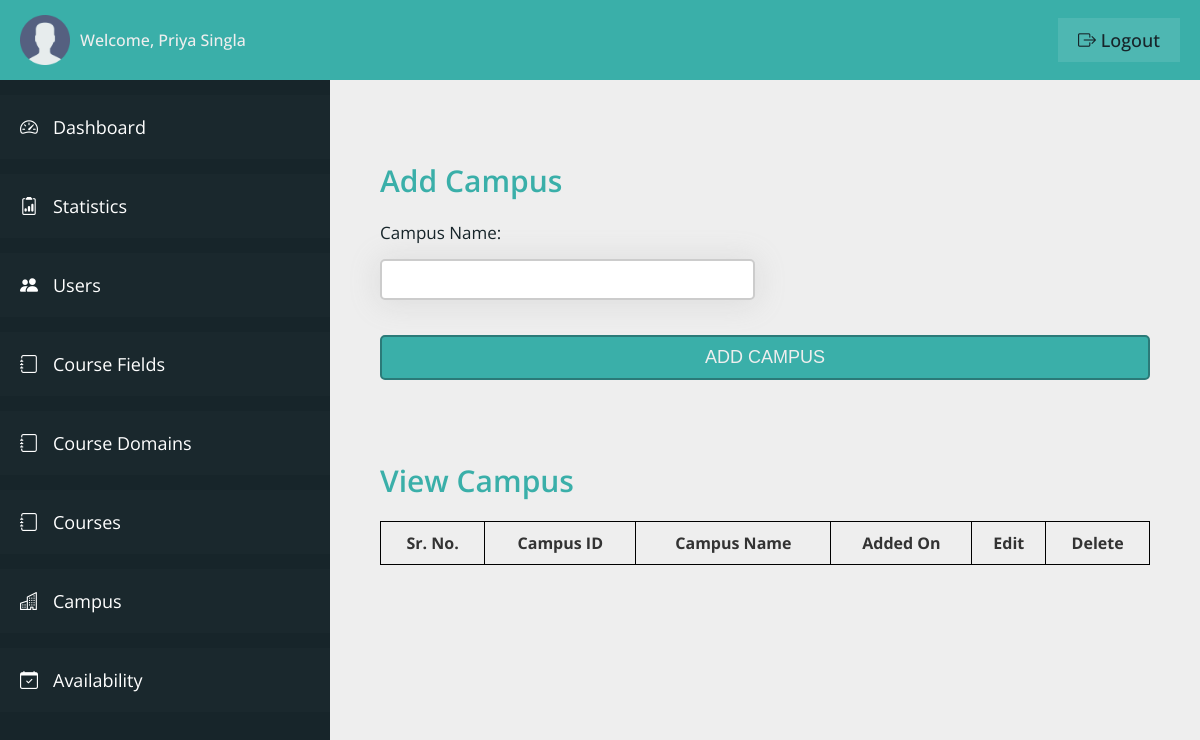
Before: /admin/campus.php (signed in) with the older database file.
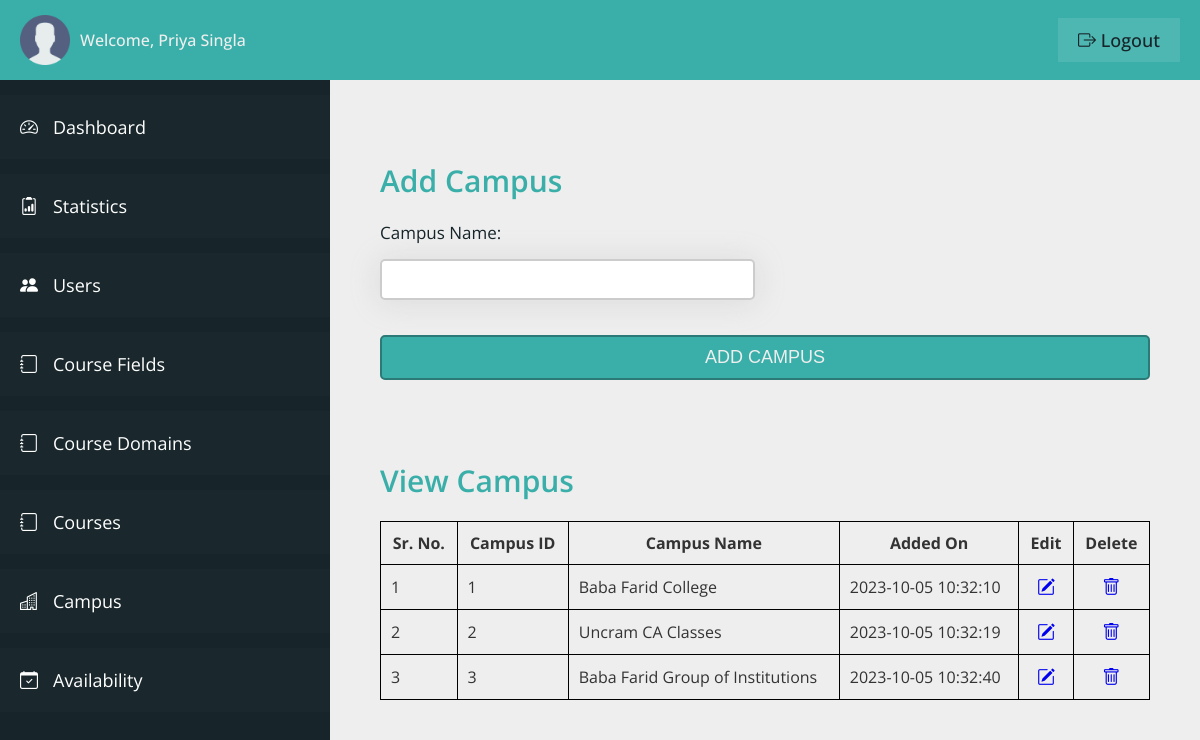
After: the same page with the newer database file.
### tables this page shows
CREATE TABLE `campus_table` (
  `campus_id` int(11) NOT NULL,
  `campus_name` varchar(100) NOT NULL,
  `added_on` datetime NOT NULL DEFAULT current_timestamp()
);

### admin/campus.php (the view, shortened to what the changed rows need)
<?php
include "../connection.php";
?>
<!DOCTYPE html>
<html lang="en">
<head>
    <link rel="stylesheet" href="css/style.css">
    <link rel="stylesheet" href="https://cdn.jsdelivr.net/npm/bootstrap-icons@1.11.0/font/bootstrap-icons.css">
</head>
<body>
    <div class="container">
        <main class="main__content">
            <div class="view__container">
                <div class="table__container">
                    <table class="table">
                        <thead>
                            <th>Sr. No.</th>
                            <th>Campus ID</th>
                            <th>Campus Name</th>
                            <th>Added On</th>
                            <th>Edit</th>
                            <th>Delete</th>
                        </thead>
                        <tbody>
                            <?php
                            $q1 = "Select * from campus_table";
                            $r1 = mysqli_query($con, $q1);
                            $count = 1;
                            while ($row1 = mysqli_fetch_array($r1)) { ?>
                            <tr>
                                <td><?php echo $count; ?></td>
                                <td><?php echo $row1['campus_id']; ?></td>
                                <td><?php echo $row1['campus_name']; ?></td>
                                <td><?php echo $row1['added_on']; ?></td>
                                <td style="text-align: center;font-size:1.8rem;">
                                    <a href="campus-edit.php?cid=<?php echo $row1['campus_id']; ?>">
                                        <i class="bi bi-pencil-square"></i>
                                    </a>
                                </td>
                                <td style="text-align: center;font-size:1.8rem;">
                                    <a onclick="return confirm('Are you sure you want to delete this item?');"
                                        href="campus-delete.php?cid=<?php echo $row1['campus_id']; ?>">
                                        <i class="bi bi-trash"></i>
                                    </a>
                                </td>
                            </tr>
                            <?php
                                $count++;
                            }
                            ?>
                        </tbody>
                    </table>
                </div>
            </div>
        </main>
    </div>
</body>
</html>

Changed rows visible on the page:
added campus_table: campus_id "1", campus_name "Baba Farid College", added_on "2023-10-05 10:32:10"
added campus_table: campus_id "2", campus_name "Uncram CA Classes", added_on "2023-10-05 10:32:19"
added campus_table: campus_id "3", campus_name "Baba Farid Group of Institutions", added_on "2023-10-05 10:32:40"
